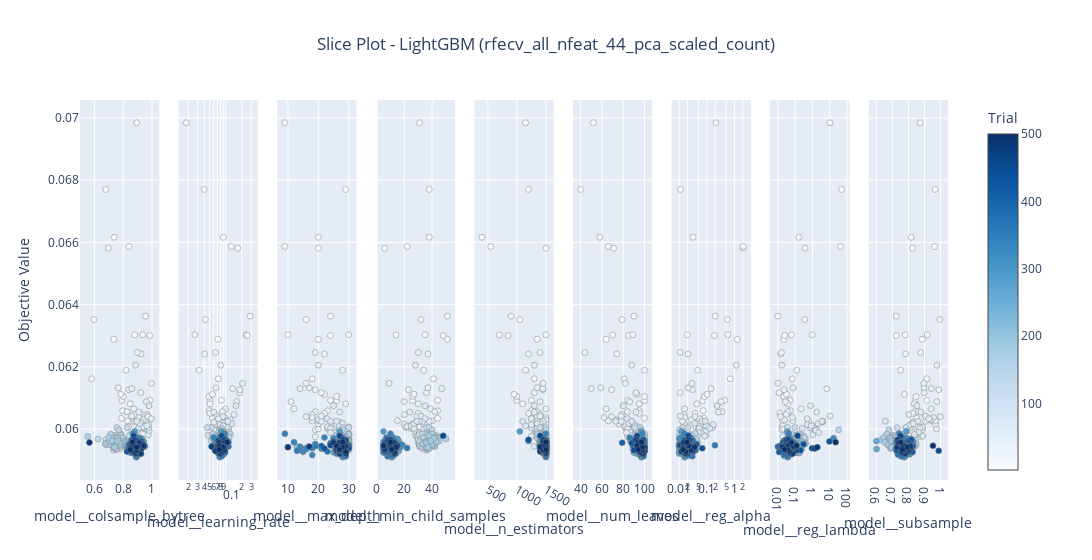

Notebook code cell kept with this figure:
### Markdown cell above
### Slice Plot
Shows how individual hyperparameters affect the objective value.

### Code cell
if loaded_study:
    try:
        # You might want to select specific params if there are too many
        # params_to_slice = [p for p in loaded_study.best_params.keys() if loaded_study.trials_dataframe()[f"params_{p}"].nunique() > 1][:5] # Example: top 5 varying params
        
        # If no specific params, Optuna will try to plot all, which might be too many
        # For now, let Optuna decide or specify a few key ones based on importance plot
        fig_slice = optuna.visualization.plot_slice(loaded_study) # params=params_to_slice if defined
        fig_slice.update_layout(title_text=f"Slice Plot - {MODEL_NAME_FOR_ANALYSIS} ({SELECTED_FEATURES_FILENAME_FOR_ANALYSIS})", title_x=0.5)
        fig_slice.show()
    except Exception as e:
        logging.error(f"Could not plot slice plot: {e}")
else:
    logging.warning("Optuna study not loaded. Skipping slice plot.")

### Figure 1 — Plotly figure (JSON) as saved in the notebook; plotly's stock layout.template omitted (floating-point values rounded to 4 significant figures; data arrays with more than 128 entries replaced by an {"elided": "..."} marker saying what was removed)
{"data": [{"marker": {"color": {"elided": "368 int values"}, "colorbar": {"title": {"text": "Trial"}, "x": 1, "xpad": 40}, "colorscale": [[0, "rgb(247,251,255)"], [0.125, "rgb(222,235,247)"], [0.25, "rgb(198,219,239)"], [0.375, "rgb(158,202,225)"], [0.5, "rgb(107,174,214)"], [0.625, "rgb(66,146,198)"], [0.75, "rgb(33,113,181)"], [0.875, "rgb(8,81,156)"], [1, "rgb(8,48,107)"]], "line": {"color": "Grey", "width": 0.5}, "showscale": true}, "mode": "markers", "name": "Feasible Trial", "showlegend": false, "type": "scatter", "x": {"elided": "368 float values"}, "xaxis": "x", "y": {"elided": "368 float values"}, "yaxis": "y"}, {"marker": {"color": {"elided": "368 int values"}, "colorbar": {"title": {"text": "Trial"}, "x": 1, "xpad": 40}, "colorscale": [[0, "rgb(247,251,255)"], [0.125, "rgb(222,235,247)"], [0.25, "rgb(198,219,239)"], [0.375, "rgb(158,202,225)"], [0.5, "rgb(107,174,214)"], [0.625, "rgb(66,146,198)"], [0.75, "rgb(33,113,181)"], [0.875, "rgb(8,81,156)"], [1, "rgb(8,48,107)"]], "line": {"color": "Grey", "width": 0.5}, "showscale": false}, "mode": "markers", "name": "Feasible Trial", "showlegend": false, "type": "scatter", "x": {"elided": "368 float values"}, "xaxis": "x2", "y": {"elided": "368 float values"}, "yaxis": "y2"}, {"marker": {"color": {"elided": "368 int values"}, "colorbar": {"title": {"text": "Trial"}, "x": 1, "xpad": 40}, "colorscale": [[0, "rgb(247,251,255)"], [0.125, "rgb(222,235,247)"], [0.25, "rgb(198,219,239)"], [0.375, "rgb(158,202,225)"], [0.5, "rgb(107,174,214)"], [0.625, "rgb(66,146,198)"], [0.75, "rgb(33,113,181)"], [0.875, "rgb(8,81,156)"], [1, "rgb(8,48,107)"]], "line": {"color": "Grey", "width": 0.5}, "showscale": false}, "mode": "markers", "name": "Feasible Trial", "showlegend": false, "type": "scatter", "x": {"elided": "368 int values"}, "xaxis": "x3", "y": {"elided": "368 float values"}, "yaxis": "y3"}, {"marker": {"color": {"elided": "368 int values"}, "colorbar": {"title": {"text": "Trial"}, "x": 1, "xpad": 40}, "colorscale": [[0, "rgb(247,251,255)"], [0.125, "rgb(222,235,247)"], [0.25, "rgb(198,219,239)"], [0.375, "rgb(158,202,225)"], [0.5, "rgb(107,174,214)"], [0.625, "rgb(66,146,198)"], [0.75, "rgb(33,113,181)"], [0.875, "rgb(8,81,156)"], [1, "rgb(8,48,107)"]], "line": {"color": "Grey", "width": 0.5}, "showscale": false}, "mode": "markers", "name": "Feasible Trial", "showlegend": false, "type": "scatter", "x": {"elided": "368 int values"}, "xaxis": "x4", "y": {"elided": "368 float values"}, "yaxis": "y4"}, {"marker": {"color": {"elided": "368 int values"}, "colorbar": {"title": {"text": "Trial"}, "x": 1, "xpad": 40}, "colorscale": [[0, "rgb(247,251,255)"], [0.125, "rgb(222,235,247)"], [0.25, "rgb(198,219,239)"], [0.375, "rgb(158,202,225)"], [0.5, "rgb(107,174,214)"], [0.625, "rgb(66,146,198)"], [0.75, "rgb(33,113,181)"], [0.875, "rgb(8,81,156)"], [1, "rgb(8,48,107)"]], "line": {"color": "Grey", "width": 0.5}, "showscale": false}, "mode": "markers", "name": "Feasible Trial", "showlegend": false, "type": "scatter", "x": {"elided": "368 int values"}, "xaxis": "x5", "y": {"elided": "368 float values"}, "yaxis": "y5"}, {"marker": {"color": {"elided": "368 int values"}, "colorbar": {"title": {"text": "Trial"}, "x": 1, "xpad": 40}, "colorscale": [[0, "rgb(247,251,255)"], [0.125, "rgb(222,235,247)"], [0.25, "rgb(198,219,239)"], [0.375, "rgb(158,202,225)"], [0.5, "rgb(107,174,214)"], [0.625, "rgb(66,146,198)"], [0.75, "rgb(33,113,181)"], [0.875, "rgb(8,81,156)"], [1, "rgb(8,48,107)"]], "line": {"color": "Grey", "width": 0.5}, "showscale": false}, "mode": "markers", "name": "Feasible Trial", "showlegend": false, "type": "scatter", "x": {"elided": "368 int values"}, "xaxis": "x6", "y": {"elided": "368 float values"}, "yaxis": "y6"}, {"marker": {"color": {"elided": "368 int values"}, "colorbar": {"title": {"text": "Trial"}, "x": 1, "xpad": 40}, "colorscale": [[0, "rgb(247,251,255)"], [0.125, "rgb(222,235,247)"], [0.25, "rgb(198,219,239)"], [0.375, "rgb(158,202,225)"], [0.5, "rgb(107,174,214)"], [0.625, "rgb(66,146,198)"], [0.75, "rgb(33,113,181)"], [0.875, "rgb(8,81,156)"], [1, "rgb(8,48,107)"]], "line": {"color": "Grey", "width": 0.5}, "showscale": false}, "mode": "markers", "name": "Feasible Trial", "showlegend": false, "type": "scatter", "x": {"elided": "368 float values"}, "xaxis": "x7", "y": {"elided": "368 float values"}, "yaxis": "y7"}, {"marker": {"color": {"elided": "368 int values"}, "colorbar": {"title": {"text": "Trial"}, "x": 1, "xpad": 40}, "colorscale": [[0, "rgb(247,251,255)"], [0.125, "rgb(222,235,247)"], [0.25, "rgb(198,219,239)"], [0.375, "rgb(158,202,225)"], [0.5, "rgb(107,174,214)"], [0.625, "rgb(66,146,198)"], [0.75, "rgb(33,113,181)"], [0.875, "rgb(8,81,156)"], [1, "rgb(8,48,107)"]], "line": {"color": "Grey", "width": 0.5}, "showscale": false}, "mode": "markers", "name": "Feasible Trial", "showlegend": false, "type": "scatter", "x": {"elided": "368 float values"}, "xaxis": "x8", "y": {"elided": "368 float values"}, "yaxis": "y8"}, {"marker": {"color": {"elided": "368 int values"}, "colorbar": {"title": {"text": "Trial"}, "x": 1, "xpad": 40}, "colorscale": [[0, "rgb(247,251,255)"], [0.125, "rgb(222,235,247)"], [0.25, "rgb(198,219,239)"], [0.375, "rgb(158,202,225)"], [0.5, "rgb(107,174,214)"], [0.625, "rgb(66,146,198)"], [0.75, "rgb(33,113,181)"], [0.875, "rgb(8,81,156)"], [1, "rgb(8,48,107)"]], "line": {"color": "Grey", "width": 0.5}, "showscale": false}, "mode": "markers", "name": "Feasible Trial", "showlegend": false, "type": "scatter", "x": {"elided": "368 float values"}, "xaxis": "x9", "y": {"elided": "368 float values"}, "yaxis": "y9"}], "layout": {"title": {"text": "Slice Plot - LightGBM (rfecv_all_nfeat_44_pca_scaled_count)", "x": 0.5}, "width": 2700, "xaxis": {"anchor": "y", "domain": [0, 0.09136], "title": {"text": "model__colsample_bytree"}}, "xaxis2": {"anchor": "y2", "domain": [0.1136, 0.2049], "title": {"text": "model__learning_rate"}, "type": "log"}, "xaxis3": {"anchor": "y3", "domain": [0.2272, 0.3185], "title": {"text": "model__max_depth"}}, "xaxis4": {"anchor": "y4", "domain": [0.3407, 0.4321], "title": {"text": "model__min_child_samples"}}, "xaxis5": {"anchor": "y5", "domain": [0.4543, 0.5457], "title": {"text": "model__n_estimators"}}, "xaxis6": {"anchor": "y6", "domain": [0.5679, 0.6593], "title": {"text": "model__num_leaves"}}, "xaxis7": {"anchor": "y7", "domain": [0.6815, 0.7728], "title": {"text": "model__reg_alpha"}, "type": "log"}, "xaxis8": {"anchor": "y8", "domain": [0.7951, 0.8864], "title": {"text": "model__reg_lambda"}, "type": "log"}, "xaxis9": {"anchor": "y9", "domain": [0.9086, 1], "title": {"text": "model__subsample"}}, "yaxis": {"anchor": "x", "domain": [0, 1], "title": {"text": "Objective Value"}}, "yaxis2": {"anchor": "x2", "domain": [0, 1], "matches": "y", "showticklabels": false}, "yaxis3": {"anchor": "x3", "domain": [0, 1], "matches": "y", "showticklabels": false}, "yaxis4": {"anchor": "x4", "domain": [0, 1], "matches": "y", "showticklabels": false}, "yaxis5": {"anchor": "x5", "domain": [0, 1], "matches": "y", "showticklabels": false}, "yaxis6": {"anchor": "x6", "domain": [0, 1], "matches": "y", "showticklabels": false}, "yaxis7": {"anchor": "x7", "domain": [0, 1], "matches": "y", "showticklabels": false}, "yaxis8": {"anchor": "x8", "domain": [0, 1], "matches": "y", "showticklabels": false}, "yaxis9": {"anchor": "x9", "domain": [0, 1], "matches": "y", "showticklabels": false}}}
